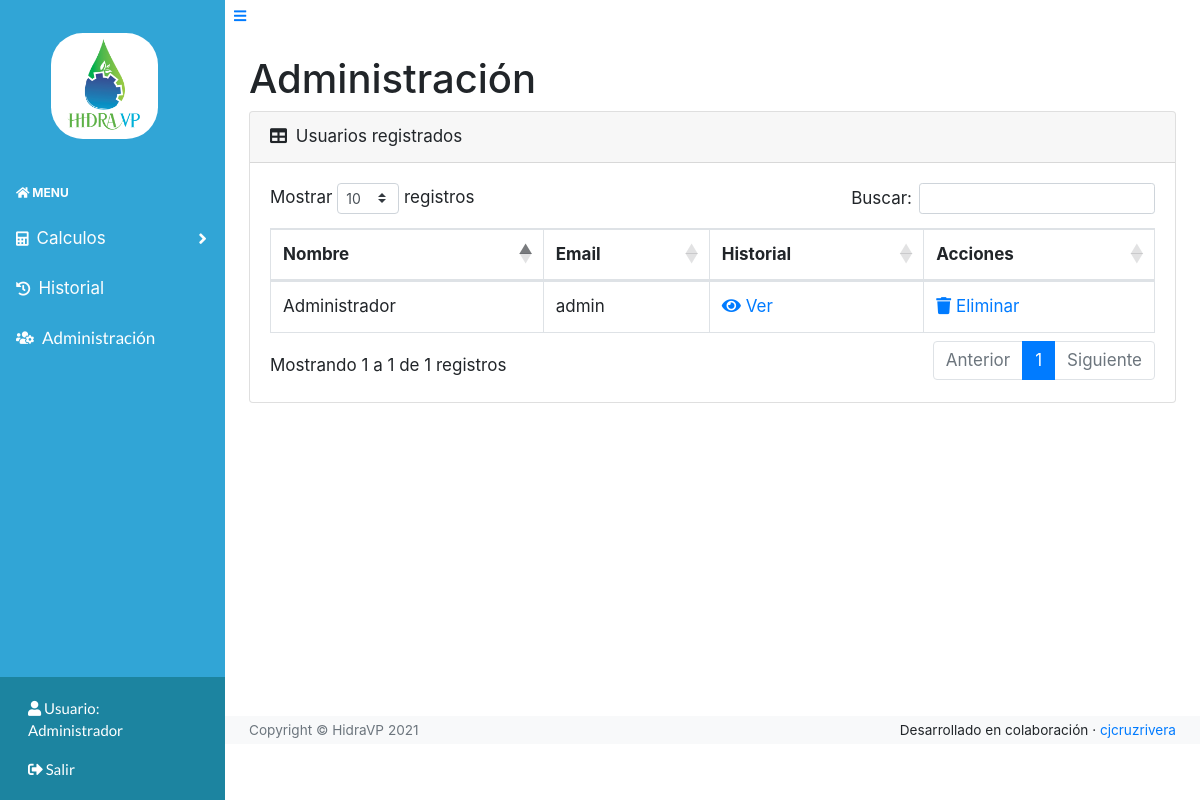
Page /admin (signed in) on the earlier database version.
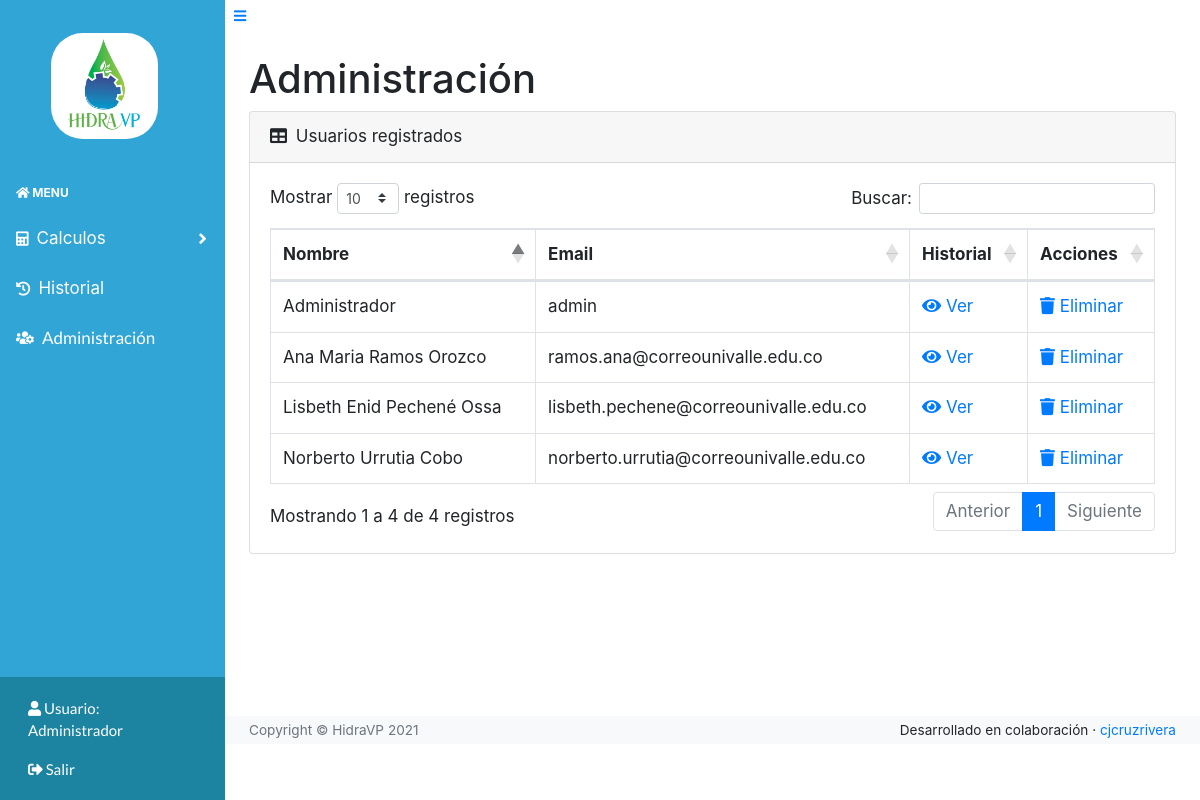
Same page on the later database version.
### models.py (models this page shows)
class User(UserMixin, db.Model):
    id = db.Column(db.Integer, primary_key=True) # primary keys are required by SQLAlchemy
    email = db.Column(db.String(100), unique=True)
    password = db.Column(db.String(100))
    name = db.Column(db.String(1000))
    isAdmin = db.Column(db.Boolean, default=False)

### main.py (the view)
@main.route('/admin')
@login_required
def admin():
    users = User.query.order_by(User.id).all()
    return render_template('admin.html', isAdmin=current_user.isAdmin, usuarios=users)

### __init__.py (called while the page is built)
def create_app():
    app = Flask(__name__)
    app.config['SECRET_KEY'] = '\x08\x1b\x83\xc1\x1dq\xb0\x9b\xeb\xdf\x0bY\xa4N\xbb\xa9\xf4\x7fG\xdd\xc9\xab\x15\xe4'
    app.config['SQLALCHEMY_DATABASE_URI'] = 'sqlite:///db.sqlite'
    app.config['SQLALCHEMY_TRACK_MODIFICATIONS'] = False
    app.config['LOGIN_DISABLED'] = False
    app.config['TESTING'] = False
    db.init_app(app)
    login_manager = LoginManager()
    login_manager.login_view = 'auth.login'
    login_manager.init_app(app)
    from .models import User
    @login_manager.user_loader
    def load_user(user_id):
        return User.query.get(int(user_id))
    from .auth import auth as auth_blueprint
    app.register_blueprint(auth_blueprint)
    from .main import main as main_blueprint
    app.register_blueprint(main_blueprint)
    return app

### templates/admin.html (shortened to what this page needs)
{% extends "base.html" %}
{% block extraCss %}
<link rel="stylesheet" href="/static/assets/css/Ultimate-Sidebar-Menu.css">
<link href="https://cdn.datatables.net/1.10.20/css/dataTables.bootstrap4.min.css" rel="stylesheet"
 />
{% endblock %}
{% block content %}
<h1 class="mt-4">Administración</h1>
<div class="card mb-4">
    <div class="card-header">
        <i class="fas fa-table mr-1"></i>
        Usuarios registrados
    </div>
    <div class="card-body">
        <div class="table-responsive">
            <table class="table table-bordered" id="dataTable" width="100%" cellspacing="0">
                <thead>
                    <tr>
                        <th>Nombre</th>
                        <th>Email</th>
                        <th>Historial</th>
                        <th>Acciones</th>
                    </tr>
                </thead>
                <tbody>
                    {% if usuarios %}
                    {% for usuario in usuarios %}
                    <tr>
                        <td>{{usuario.name}}</td>
                        <td>{{usuario.email}}</td>
                        <td><a href="historial/{{usuario.id}}"><i class="fas fa-eye"></i> Ver</a></td>
                        <td><a href="#" onclick="deleteUser({{usuario.id}}, '{{usuario.name}}')"><i class="fas fa-trash"></i> Eliminar</a></td>
                    </tr>
                    {% endfor %}
                    {% endif %}
                </tbody>
            </table>
        </div>
    </div>
</div>
{% endblock %}

### templates/base.html (shortened to what the changed rows need)
<!DOCTYPE html>
<html lang="es">
<head>
    <link rel="stylesheet" href="/static/assets/bootstrap/css/bootstrap.min.css">
    <link rel="stylesheet" href="https://use.fontawesome.com/releases/v5.3.1/css/all.css"
>
    <link rel="stylesheet" href="/static/assets/css/styles.css">
    {% block extraCss %}{% endblock %}
</head>
<body class="sb-nav-fixed" style="font-size: 17px;">
    {% block navbar %}
    <div id="layoutSidenav">
        <div id="layoutSidenav_nav">
            <nav class="sb-sidenav accordion sb-sidenav-light" id="sidenavAccordion">
                <div class="sb-sidenav-footer" style="font-size: 15px;">
                    <a style="font-family: Lato, sans-serif;color: #ffffff;" href="{{ url_for('main.profile') }}"
                        class="nav-link">
                        <i class="fas fa-user"></i>
                        Usuario: <br>
                        {% if current_user.is_authenticated %}
                        {{current_user.name}}
                        {% else %}
                        No registrado
                        {% endif %}
                    </a>
                    {% if current_user.is_authenticated %}
                    <a style="font-family: Lato, sans-serif;color: #ffffff;" href="{{ url_for('auth.logout') }}"
                        class="nav-link">
                        {% else %}
                        <a style="font-family: Lato, sans-serif;color: #ffffff;" href="{{ url_for('auth.login') }}"
                            class="nav-link">
                            {% endif %}
                            {% if current_user.is_authenticated %}
                            <i class="fas fa-sign-out-alt"></i>
                            Salir
                            {% else %}
                            <i class="fas fa-sign-in-alt"></i>
                            Ingresar
                            {% endif %}
                        </a>
                </div>
            </nav>
        </div>
        {% endblock %}
        <div id="layoutSidenav_content">
            <main>
                {% block typeContainer %}
                <div class="container-fluid">
                    {% endblock %}
                    {% block content %}
                    {% endblock %}
                </div>
            </main>
        </div>
</body>
</html>

Differences in the rows shown:
added User: name "Lisbeth Enid Pechené Ossa", email "lisbeth.pechene@correounivalle.edu.co"
added User: name "Ana Maria Ramos Orozco", email "ramos.ana@correounivalle.edu.co"
added User: name "Norberto Urrutia Cobo", email "norberto.urrutia@correounivalle.edu.co"
Other differences:
text written by a page script: "Mostrar registros Buscar: Mostrando 1 a 1 de 1 registros Anterior 1 Siguiente" → "Mostrar registros Buscar: Mostrando 1 a 4 de 4 registros Anterior 1 Siguiente"
